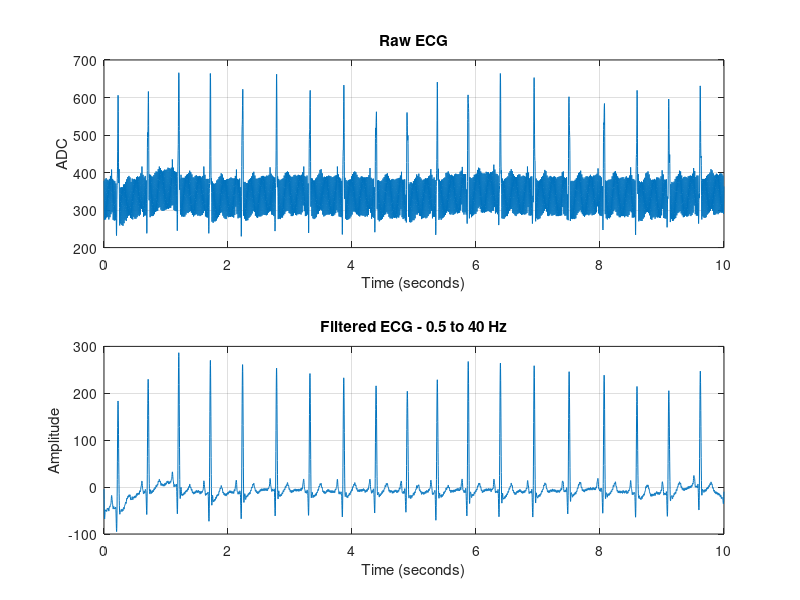
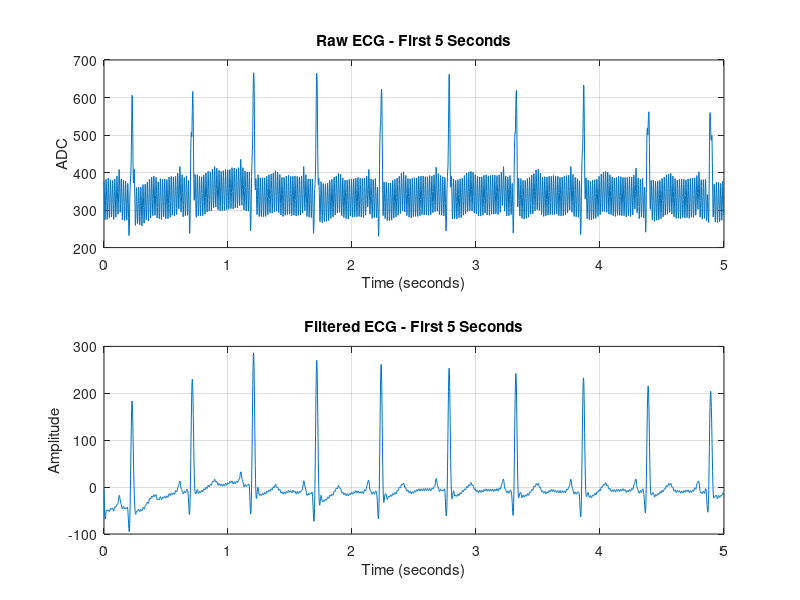

Reproduce these figures in MATLAB, in order.
clear all;
close all;
clc;

load('ECG_raw.mat');

% 4th-order Butterworth band-pass filter
% Passband: 0.5 Hz to 40 Hz

[b, a] = butter(4, [0.5 40]/(Fs/2), 'bandpass');

% Zero-phase filtering for offline processing
ecg_filtered = filtfilt(b, a, ecg);

% Plot raw and filtered ECG
figure;

subplot(2,1,1);
plot(t, ecg);
xlabel('Time (seconds)');
ylabel('ADC');
title('Raw ECG');
grid on;

subplot(2,1,2);
plot(t, ecg_filtered);
xlabel('Time (seconds)');
ylabel('Amplitude');
title('Filtered ECG - 0.5 to 40 Hz');
grid on;

% First 5 seconds
figure;

subplot(2,1,1);
plot(t(1:5*Fs), ecg(1:5*Fs));
xlabel('Time (seconds)');
ylabel('ADC');
title('Raw ECG - First 5 Seconds');
grid on;

subplot(2,1,2);
plot(t(1:5*Fs), ecg_filtered(1:5*Fs));
xlabel('Time (seconds)');
ylabel('Amplitude');
title('Filtered ECG - First 5 Seconds');
grid on;

% Save filtered signal
save('ECG_filtered.mat', 'ecg_filtered', 't', 'Fs');

disp('Filtered ECG saved as ECG_filtered.mat');
